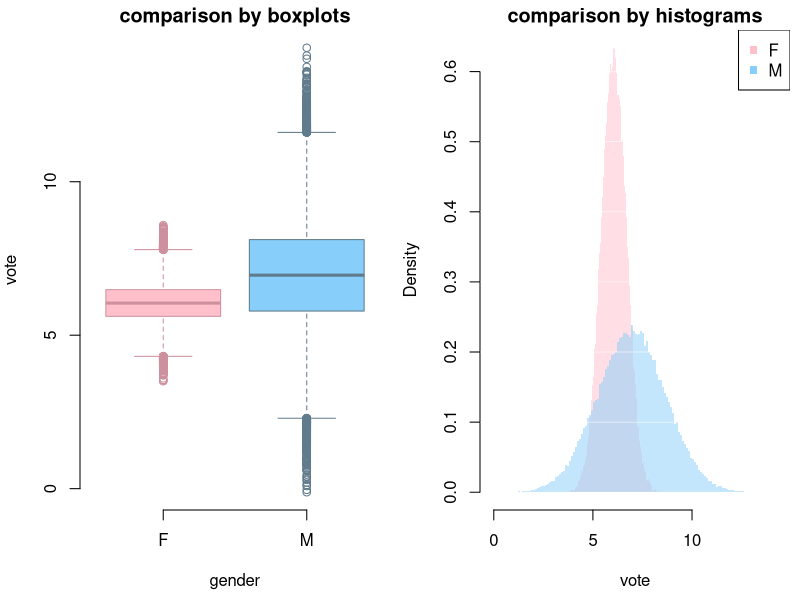
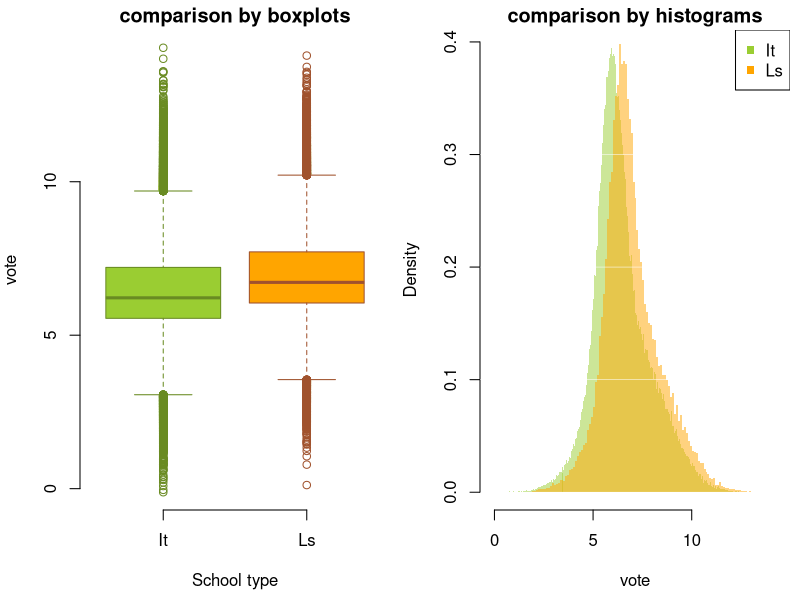
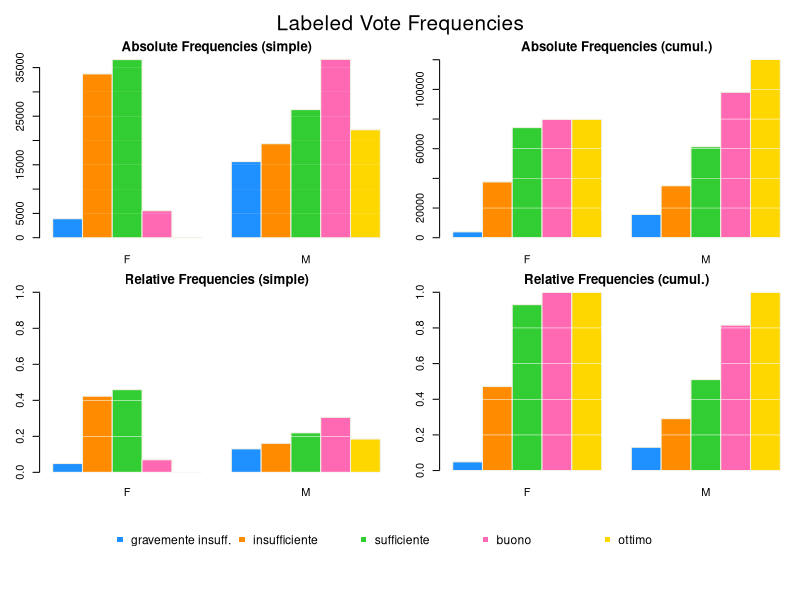

These charts were generated, in order, by the following R code:
rm(list=ls()) # manca

# I. GENERAZIONE DEL DATASET

set.seed(314)
n = 200000

infoSchool = list(
   N_Ls = 30,
   N_It = 70
)
infoStud = list(
   probFemale = 0.4,
   meanVoteLsByMales = 7.3,
   meanVoteLsByFemales = 6.4,
   meanVoteItByMales = 7.3-0.5,
   meanVoteItByFemales = 6.4-0.5,
   stdevVoteByMales = 1.7,
   stdevVoteByFemales = 0.6
)


CreateDataFrame <- function(n, infoStud, infoSchool)
{
   N = infoSchool$N_Ls + infoSchool$N_It
   probLs = infoSchool$N_Ls/N
   
   isLyceum = rbinom(n,1, probLs)
   schoolType = ifelse(isLyceum == 1, 'Ls','It')
   
   isFemale = rbinom(n,1,infoStud$probFemale) #variabile binaria con X==1 per le femmine
   gender = ifelse(isFemale == 1, 'F', 'M')
   
   idLs = which(schoolType=='Ls')
   idIt = which(schoolType=='It')
   
   idMales = which(gender=='M')
   idFemales = which(gender=='F')
   
   idLsM = intersect(idLs, idMales)
   idLsF = intersect(idLs, idFemales)
   idItM = intersect(idIt, idMales)
   idItF = intersect(idIt, idFemales)
   votes = rep(NA,n)
   votes[idLsM] = rnorm(length(idLsM),infoStud$meanVoteLsByMales,   infoStud$stdevVoteByMales)
   votes[idLsF] = rnorm(length(idLsF),infoStud$meanVoteLsByFemales, infoStud$stdevVoteByFemales)
   votes[idItM] = rnorm(length(idItM),infoStud$meanVoteItByMales,   infoStud$stdevVoteByMales)
   votes[idItF] = rnorm(length(idItF),infoStud$meanVoteItByFemales, infoStud$stdevVoteByFemales)
   
   # genero le label per le varie scuole come 'Ls01', 'Ls02', ..., 'Ls30' per i licei,
   schoolLs = sapply(1:infoSchool$N_Ls, function(k)  sprintf("Ls%02d", k))
   # ...e 'It01', 'It02', ..., 'It70' per gli istituti tecnici
   schoolIt = sapply(1:infoSchool$N_It, function(k)  sprintf("It%02d", k)) 
   #
   goesTo = rep(NA,n)
   goesTo[idLs] = AssignStudentsToSchool(length(idLs), schoolLs)
   goesTo[idIt] = AssignStudentsToSchool(length(idIt), schoolIt)
   
   dfStudents = data.frame(SchoolType = as.factor(schoolType),
                           School=as.factor(goesTo), 
                           Gender=as.factor(gender), Vote=votes)
   return (dfStudents)
}

AssignStudentsToSchool <- function(nStuds, schools)
{
   goesto = sample(x=schools, size=nStuds, replace=T)
   return (goesto)
}

print('1) Generazione del dataset') 
dfStudents = CreateDataFrame(n, infoStud, infoSchool)

#-------------------------------------------------------------------------------

# II: ANALISI DEI DATI

#2a Contare quanti studenti maschi e femmine ci sono per ogni scuola e per ogni
#   tipo di scuola
print('2a) Contare quanti studenti maschi e femmine ci sono per ogni scuola e per ogni tipo di scuola')

print(table(dfStudents$School, dfStudents$Gender))
print(table(dfStudents$SchoolType, dfStudents$Gender))

#-------------------------------------------------------------------------------

#2.b Calcolare media, mediana, quartili, deviazione standard per il voto in 
#    matematica a livello di studente, distinguendo per genere, e a livello di 
#    scuola, distinguendo per tipo di scuola.

print('2b) Calcolare media, mediana, quartili, deviazione standard per il voto in  matematica a livello di studente, distinguendo per genere, e a livello di scuola, distinguendo per tipo di scuola')
# con dplyr
library(dplyr, warn.conflicts = FALSE)
print('con dplyr:')
recapVoteByGender = dfStudents %>%
   group_by(Gender) %>%
   summarise(avg=mean(Vote),
             med=median(Vote),
             q25=quantile(Vote,0.25),
             q75=quantile(Vote,0.75),
             sd=sd(Vote))
print(recapVoteByGender)

recapVoteBySchoolType = dfStudents %>%
   group_by(SchoolType) %>%
   summarise(avg = mean(Vote),
             med=median(Vote),
             q25= quantile(Vote,0.25),
             q75= quantile(Vote,0.75),
             sd=sd(Vote))
print(recapVoteBySchoolType)

# con data.table
library(data.table)
print('con data.table:')
print(data.table(dfStudents)[, list(avg=mean(Vote),
                                       med=median(Vote),
                                       q25= quantile(Vote,0.25),
                                       q75= quantile(Vote,0.75),
                                       sd=sd(Vote)), by = .(Gender)])
print(data.table(dfStudents)[, list(avg=mean(Vote),
                                       med=median(Vote),
                                       q25= quantile(Vote,0.25),
                                       q75= quantile(Vote,0.75),
                                       sd=sd(Vote)), by = .(SchoolType)])

#-------------------------------------------------------------------------------

# 2.c Rappresentare tramite un opportuno grafico il voto in matematica in modo 
#     da consentire il confronto tra maschi e femmine.
print('2c) Rappresentare tramite un opportuno grafico il voto in matematica in modo da consentire il confronto tra maschi e femmine.')
print('Soluzione: vedi Grafico')
# opportuni colori
colM = 'lightskyblue'; color_data = col2rgb(colM)
colM_tr = rgb(color_data[1]/255, color_data[2]/255, color_data[3]/255, alpha = 0.5)
colF = 'pink'; color_data = col2rgb(colF)
colF_tr = rgb(color_data[1]/255, color_data[2]/255, color_data[3]/255, alpha = 0.5)
gcol= c(colF, colM)
bcol = c('pink3', 'lightskyblue4')

op = par('mfrow', 'mar', 'oma') #salvo il default
# split figura e margini
par(mfrow=c(1,2), mar=c(4.5,4.0,1.5,0.5)) #margini bottom, left, top, right

# con boxplot
boxplot(formula=dfStudents$Vote ~ dfStudents$Gender, data=dfStudents,
        frame.plot=F, col=gcol, border=bcol,
        ylab='vote', xlab='gender', main='comparison by boxplots')

# con istogrammi di densità
xM = dfStudents$Vote[dfStudents$Gender=='M']
xF = dfStudents$Vote[dfStudents$Gender=='F']
hist(x=xF, freq=F, breaks='FD', col=colF_tr,border=NA,
     xlim=c(min(xM), max(xM)),
     xlab='vote', main='comparison by histograms')
hist(x=xM, freq=F, breaks='FD', col=colM_tr,border=NA, add=T)
grid(lty='solid', lwd=0.5, col='white', nx=NA, ny=NULL)
legend('topright', c('F', 'M'), col=c(colF,colM), pch=15)

par(mfrow=op$mfrow, mar=op$mar, oma=op$oma) #ripristino default

#-------------------------------------------------------------------------------

# 2.d Rappresentare tramite un opportuno grafico il voto in matematica in modo 
#     da consentire il confronto tra licei scientifici e istituti tecnici.
print('2.d Rappresentare tramite un opportuno grafico il voto in matematica in modo da consentire il confronto tra licei scientifici e istituti tecnici')
print('Soluzione: vedi Grafico')
colLs = 'olivedrab3'; color_data = col2rgb(colLs)
colLs_tr = rgb(color_data[1]/255, color_data[2]/255, color_data[3]/255, alpha = 0.5)
colIt = 'orange'; color_data = col2rgb(colIt)
colIt_tr = rgb(color_data[1]/255, color_data[2]/255, color_data[3]/255, alpha = 0.5)
scol = c(colLs, colIt)
bcol = c('olivedrab4', 'sienna')

par(mfrow=c(1,2), mar=c(4.5,4.0,1.5,0.5)) #margini bottom, left, top, right
boxplot(formula=dfStudents$Vote ~ dfStudents$SchoolType, data=dfStudents,
        frame.plot=F, col=scol, border=bcol,
        ylab='vote', xlab='School type', main='comparison by boxplots')

xIt = dfStudents$Vote[dfStudents$SchoolType=='It']
xLs = dfStudents$Vote[dfStudents$SchoolType=='Ls']
hist(x=xIt, freq=F, breaks='FD', col=colLs_tr, border=NA,
     xlab='vote', main='comparison by histograms')
hist(x=xLs, freq=F, breaks='FD', col=colIt_tr, border=NA, add=T)
grid(lty='solid', lwd=0.5, col='white', nx=NA, ny=NULL)
legend('topright', c('It', 'Ls'), col=c(colLs,colIt), pch=15)

par(mfrow=op$mfrow, mar=op$mar, oma=op$oma) #ripristino default

#-------------------------------------------------------------------------------

# 2.e Creare una nuova variabile che riporti il voto in matematica in classi di
#     valori, distinguendo tra voto gravemente insufficiente (tra 0 e 5 
#     escluso), insufficiente (tra 5 incluso e 6 escluso), sufficiente (tra 6 
#     incluso e 7 escluso), buono (tra 7 incluso e 8.5 escluso), ottimo (almeno
#     8.5).

print('2e) Creare una nuova variabile che riporti il voto in matematica in classi di valori, distinguendo tra voto gravemente insufficiente (tra 0 e 5  escluso), insufficiente (tra 5 incluso e 6 escluso), sufficiente (tra 6  incluso e 7 escluso), buono (tra 7 incluso e 8.5 escluso), ottimo (almeno 8.5).')

# metodo 1
LabeledVote = as.ordered(0 + 1*(dfStudents$Vote>=5)
                         + 1*(dfStudents$Vote>=6)
                         + 1*(dfStudents$Vote>=7)
                         + 1*(dfStudents$Vote>=8.5))
levels(LabeledVote)=c('gravemente insuff.','insufficiente','sufficiente','buono','ottimo')
print(table(LabeledVote))
dfStudents$LabeledVote = LabeledVote

# metodo 2
LabeledVote_bycut = as.ordered(cut(dfStudents$Vote, breaks=c(-Inf,5,6,7,8.5,Inf), right=F))
levels(LabeledVote_bycut) = c('gravemente insuff.', 'insufficiente', 'sufficiente', 'buono', 'ottimo')
print(table(LabeledVote_bycut))

#-------------------------------------------------------------------------------

# 2.f Distinguendo in base al genere, determinare la distribuzione di frequenza
# (frequenze assolute e relative, semplici e cumulate) per la nuova variabile 
# di cui al punto e) e rappresentarla graficamente.

print('2.f) Distinguendo in base al genere, determinare la distribuzione di frequenza (frequenze assolute e relative, semplici e cumulate) per la nuova variabile di cui al punto e) e rappresentarla graficamente')

absFreqsTable_simple = as.data.frame.matrix(table(dfStudents$LabeledVote, dfStudents$Gender))
absFreqsTable_cumul = apply(absFreqsTable_simple, 2, cumsum)
divisor = colSums(absFreqsTable_simple)
relFreqsTable_simple = absFreqsTable_simple/divisor[col(absFreqsTable_simple)]
relFreqsTable_cumul = absFreqsTable_cumul/divisor[col(absFreqsTable_cumul)]

print('Frequenze assolute semplici')
print(absFreqsTable_simple)
#
print('Frequenze assolute cumulate')
print(absFreqsTable_cumul)
#
print('Frequenzs relative semplici')
print(relFreqsTable_simple)
#
print('Frequenza relative cumulate')
print(relFreqsTable_cumul)

print('Grafici distrib. freq.')

layout(mat=matrix(c(1,2,3,4,5,5), nrow=3,ncol=2, byrow=T), heights=c(0.23,0.23,0.1))
par(mar=c(2.0,3.0,2.0,0.5), oma=c(0, 0, 2.5, 0)) #margini bottom, left, top, right
colorVotes = c('dodgerblue', 'darkorange', 'limegreen', 'hotpink', 'gold')
barplot(as.matrix(absFreqsTable_simple), beside = T,
        col=colorVotes, border='ivory2', main='Absolute Frequencies (simple)')
grid(lty='solid', lwd=0.1, col='white', nx=NA, ny=NULL)
#
barplot(as.matrix(absFreqsTable_cumul), beside = T,
        col=colorVotes, border='ivory2', main='Absolute Frequencies (cumul.)')
grid(lty='solid', lwd=0.5, col='white', nx=NA, ny=NULL)
barplot(as.matrix(relFreqsTable_simple), beside = T,
        col=colorVotes, border='ivory2', main='Relative Frequencies (simple)', ylim=c(0,1))
grid(lty='solid', lwd=0.5, col='white', nx=NA, ny=NULL)
#
barplot(as.matrix(relFreqsTable_cumul), beside = T,
        col=colorVotes, border='ivory2', main='Relative Frequencies (cumul.)')
grid(lty='solid', lwd=0.5, col='white', nx=NA, ny=NULL)
# aggiungo plot "fake/dummy" per inserire la legenda
plot(1, type = "n", axes=FALSE, xlab="", ylab="")
legend('top', rownames(absFreqsTable_simple), col=colorVotes, pch=15, cex=1.1, horiz=T, bty='n')
mtext("Labeled Vote Frequencies", side = 3, outer = T, font=1.25, cex=1.25)
#
par(mfrow=op$mfrow, mar=op$mar, oma=op$oma) #ripristino default

#-------------------------------------------------------------------------------

# 2.g Creare una nuova variabile binaria per un voto in matematica ottimo (
#     almeno pari a 8.5) e costruire la tabella a doppia entrata che riporta le
#     frequenze relative condizionate degli studenti rispetto al voto in 
#     matematica (ottimo vs. non ottimo), dato il tipo di scuola.

print('2.g Creare una nuova variabile binaria per un voto in matematica ottimo (almeno pari a 8.5) e costruire la tabella a doppia entrata che riporta le frequenze relative condizionate degli studenti rispetto al voto in matematica (ottimo vs. non ottimo), dato il tipo di scuola.')

dfStudents$IsOptimus = as.numeric(dfStudents$Vote >= 8.5)
optimusTable = as.data.frame.matrix(table(dfStudents$IsOptimus, dfStudents$SchoolType))
divisor = colSums(optimusTable)
optimusTable = optimusTable/divisor[col(optimusTable)]
print(optimusTable)